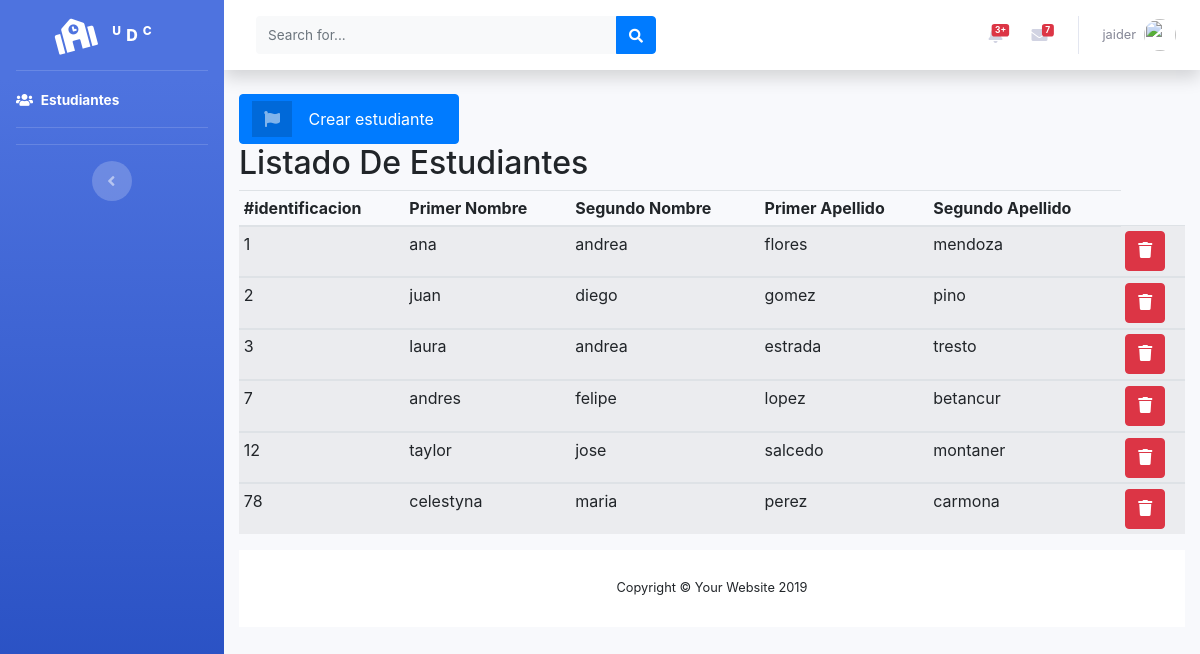
Page /liststudents.php (signed in) on the committed database.
### tables this page shows
CREATE TABLE `students` (
  `identificacion` int(50) NOT NULL,
  `primernombre` varchar(100) NOT NULL,
  `segundonombre` varchar(100) NOT NULL,
  `primerapellido` varchar(100) NOT NULL,
  `segundoapellido` varchar(100) NOT NULL,
  `fechadenacimiento` date NOT NULL,
  `ciudad` varchar(50) NOT NULL,
  `estadocivil` varchar(50) NOT NULL,
  `genero` varchar(50) NOT NULL,
  `edad` tinyint(50) NOT NULL,
  `correo` varchar(100) NOT NULL,
  `direccion` varchar(100) NOT NULL,
  `zona` varchar(100) NOT NULL,
  `institutucion_de_procedencia` varchar(100) NOT NULL,
  `hace_cuantos_se_graduo` varchar(50) NOT NULL,
  `nivel_educativo_de_los_padres` varchar(100) NOT NULL,
  `actividad_educativa_de_su_padre` varchar(100) NOT NULL,
  `actividad_educativa_de_su_madre` varchar(100) NOT NULL,
  `tipo_de_vivienda` varchar(100) NOT NULL,
  `nivel_de_ingreso_del_hogar` double NOT NULL,
  `calificacion_del_programa` varchar(100) NOT NULL,
  `cuantas_asignaturas_tiene` tinyint(50) NOT NULL,
  `contrasenna` varchar(50) NOT NULL
);

### liststudents.php (the view, shortened to what this page needs)
<?php
 if (isset($_SESSION['identificacion'])) {
  $hostt = "localhost";
  $user = "root";
  $password = "";
  $dbname   = "encuesta_udc";
  try { $conn= new PDO ("mysql:host=$hostt;dbname=$dbname",$user,$password);
    $sen = $conn->prepare("SELECT * FROM students LIMIT 10");
    $sen->execute() ;
     $rows =$sen->fetchAll(PDO::FETCH_OBJ);
     }catch(PDOException $th) {
      echo $th->getMessage(); }
      ?>
      <!DOCTYPE html>
    <html lang="en">
  <head>
    <link href="vendor/fontawesome-free/css/all.min.css" rel="stylesheet" type="text/css">
    <link href="css/sb-admin-2.min.css" rel="stylesheet">
    <link rel ="stylesheet" href = "bootstrap/css/bootstrap.min.css">
      <link rel ="stylesheet" href = "plugins/sweetalert/sweetalert2.min.css">
      <link rel ="stylesheet" href = "https://cdnjs.cloudflare.com/ajax/libs/bootstrap-sweetalert/1.0.1/sweetalert.min.css">
    </head>
  <body id="page-top">
    <div id="wrapper">
     <?php
     if($_SESSION['type'] == 2){?>
     <ul class="navbar-nav bg-gradient-primary sidebar sidebar-dark accordion" id="accordionSidebar">
        <a class="sidebar-brand d-flex align-items-center justify-content-center" href="index.html">
          <div class="sidebar-brand-icon rotate-n-15">
            <i class="fas fa-school"></i>
          </div>
          <div class="sidebar-brand-text mx-3"><sup>U</sup> D <sup>C</sup></div>
        </a>
        <hr class="sidebar-divider my-0">
        <li class="nav-item active">
          <a class="nav-link" href="liststudents.php">
            <i class="fas fa-users"></i>
            <span>Estudiantes</span></a>
        </li>
        <hr class="sidebar-divider">
        <hr class="sidebar-divider d-none d-md-block">
        <div class="text-center d-none d-md-inline">
          <button class="rounded-circle border-0" id="sidebarToggle"></button>
        </div>
      </ul>
      <div id="content-wrapper" class="d-flex flex-column">
        <div id="content">
          <nav class="navbar navbar-expand navbar-light bg-white topbar mb-4 static-top shadow">
            <form class="d-none d-sm-inline-block form-inline mr-auto ml-md-3 my-2 my-md-0 mw-100 navbar-search">
              <div class="input-group">
                <input type="text" class="form-control bg-light border-0 small" placeholder="Search for..." aria-label="Search" aria-describedby="basic-addon2">
                <div class="input-group-append">
                  <button class="btn btn-primary" type="button">
                    <i class="fas fa-search fa-sm"></i>
                  </button>
                </div>
              </div>
            </form>
            <ul class="navbar-nav ml-auto">
              <li class="nav-item dropdown no-arrow mx-1">
                <a class="nav-link dropdown-toggle" href="#" id="alertsDropdown" role="button" data-toggle="dropdown" aria-haspopup="true" aria-expanded="false">
                  <span class="badge badge-danger badge-counter">3+</span>
                </a>
              </li>
              <li class="nav-item dropdown no-arrow mx-1">
                <a class="nav-link dropdown-toggle" href="#" id="messagesDropdown" role="button" data-toggle="dropdown" aria-haspopup="true" aria-expanded="false">
                  <i class="fas fa-envelope fa-fw"></i>
                  <span class="badge badge-danger badge-counter">7</span>
                </a>
              </li>
              <li class="nav-item dropdown no-arrow">
                <a class="nav-link dropdown-toggle" href="#" id="userDropdown" role="button" data-toggle="dropdown" aria-haspopup="true" aria-expanded="false">
                  <span class="mr-2 d-none d-lg-inline text-gray-600 small"><?=$_SESSION['nombre']?></span>
                  <img class="img-profile rounded-circle" src="./img/avatadm.png">
                </a>
              </li>
            </ul>
          </nav>
          <div class="container-fluid">
            <a href="crearstudents.php" class="btn btn-primary btn-icon-split">
              <span class="icon text-white-50">
                <i class="fas fa-flag"></i>
              </span>
              <span class="text">Crear estudiante</span>
            </a>  <br>
            <h2>Listado De Estudiantes</h2>
      <div class="table-responsive">
        <table class="table table-striped table-sm" id=" tabla">
          <thead>
            <tr>
              <th>#identificacion</th>
              <th>Primer Nombre</th>
              <th>Segundo Nombre</th>
              <th>Primer Apellido</th>
              <th>Segundo Apellido</th>
            </tr>
          </thead>
          <tbody>
          <?php
            $num = 0;
             foreach ($rows as $row){
               $num++;
            ?>
          <tr>
          <td><?=$row->identificacion?></td>
              <td><?=$row->primernombre?></td>
              <td><?=$row->segundonombre?></td>
              <td><?=$row->primerapellido?></td>
              <td><?=$row->segundoapellido?></td>
              <td>
              <a class="btn btn-danger btn-circle .btn-sm" href=" delet.php?identificacion=<?=$row->identificacion?>" data-toggle="modal" data-target="#logoutModal<?=$num?>">
                   <i class="fas fa-trash "></i>
                  </a>
            </td>
          </tr>
          </tbody>
          <?php
            }
              ?>
        </table>
      </div>
        <footer class="sticky-footer bg-white">
          <div class="container my-auto">
            <div class="copyright text-center my-auto">
              <span>Copyright &copy; Your Website 2019</span>
            </div>
          </div>
        </footer>
      </div>
    <?php
     }
     ?>
    </div>
  </body>
  </html>
  <?php
} else {
  header("location: login.php");
}?>

### rows in the picture
students: identificacion "1", primernombre "ana", segundonombre "andrea", primerapellido "flores", segundoapellido "mendoza"
students: identificacion "2", primernombre "juan", segundonombre "diego", primerapellido "gomez", segundoapellido "pino"
students: identificacion "3", primernombre "laura", segundonombre "andrea", primerapellido "estrada", segundoapellido "tresto"
students: identificacion "7", primernombre "andres", segundonombre "felipe", primerapellido "lopez", segundoapellido "betancur"
students: identificacion "12", primernombre "taylor", segundonombre "jose", primerapellido "salcedo", segundoapellido "montaner"
students: identificacion "78", primernombre "celestyna", segundonombre "maria", primerapellido "perez", segundoapellido "carmona"

### other values in the picture
$_SESSION['nombre'] "jaider"
